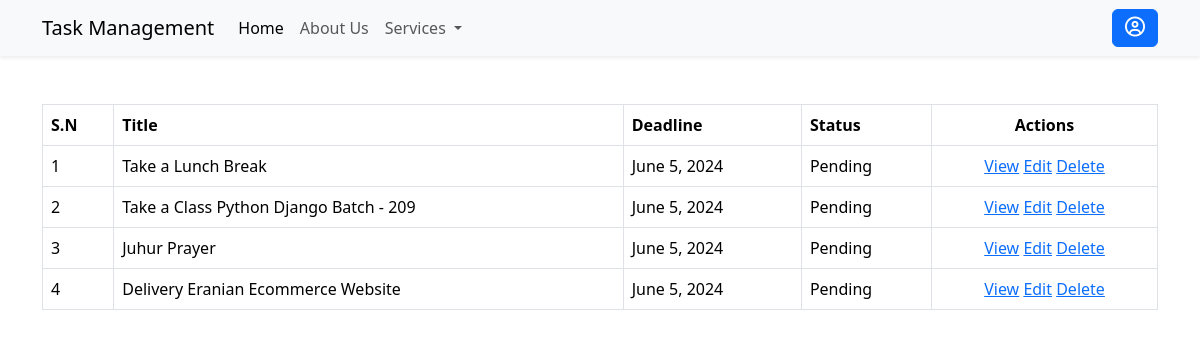
Page /tasks/list (signed in) on the earlier database version.
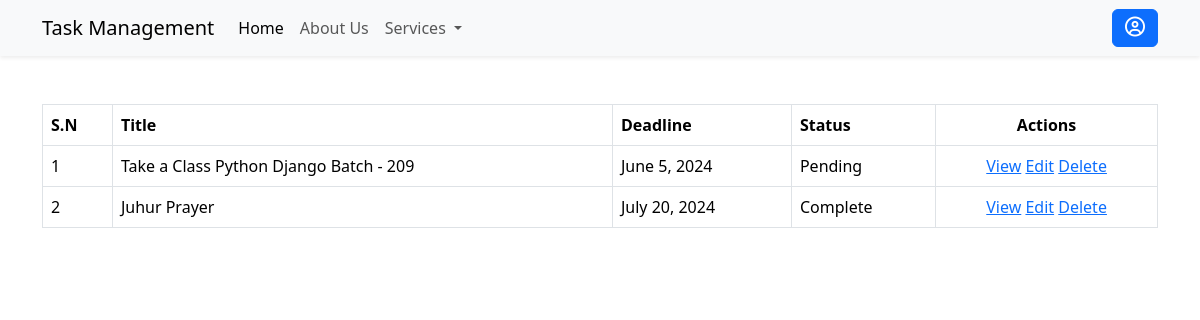
Same page on the later database version.
### tasks/models.py (models this page shows, shortened)
class Task(models.Model):
    STATUS_CHOICES = [
        ('P', 'Pending'),
        ('C', 'Complete'),
    ]
    user = models.ForeignKey(User, on_delete=models.CASCADE, related_name='tasks')
    title = models.CharField(max_length=255)
    deadline = models.DateField()
    status = models.CharField(max_length=2, choices=STATUS_CHOICES, default='Pending')
    created_at = models.DateTimeField(auto_now_add=True)
    updated_at = models.DateTimeField(auto_now=True)
    class Meta:
        ordering = ['-title']
        verbose_name = 'Task'
        verbose_name_plural = 'Tasks'

### tasks/views.py (the view)
# urls.py: path('tasks/', include('tasks.urls')),
@login_required(login_url='signin')
def tasks(request):
    tasks = Task.objects.filter(user=request.user)
    return render(request, 'tasks/task-list.html', {'tasks': tasks})

### tasks/templates/tasks/task-list.html (shortened to what this page needs)
{% extends 'base.html' %}
{% block content %}
<div class="container mt-5">
    <table class="table table-responsive table-bordered">
        <thead>
            <tr>
                <th>S.N</th>
                <th>Title</th>
                <th>Deadline</th>
                <th>Status</th>
                <th class="text-center">Actions</th>
            </tr>
        </thead>
        <tbody>
            {% for task in tasks %}
                <tr>
                    <td>{{ forloop.counter }}</td>
                    <td>{{ task.title }}</td>
                    <td>{{ task.deadline }}</td>
                    <td>{{ task.get_status_display }}</td>
                    <td class="text-center">
                        <a href="{% url 'task' task.pk %}">View</a>
                        <a href="{% url 'task_edit' task.pk %}">Edit</a>
                        <a href="{% url 'task_delete' task.pk %}">Delete</a>
                    </td>
                </tr>
            {% empty %}
                <p>No task available here.</p>
            {% endfor %}
        </tbody>
    </table>
</div>
{% endblock content %}

### cores/templates/base.html (shortened to what this page needs)
<!doctype html>
<html lang="en">
  <head>
    <link href="https://cdn.jsdelivr.net/npm/bootstrap@5.3.3/dist/css/bootstrap.min.css" rel="stylesheet">
    <link rel="stylesheet" href="https://cdnjs.cloudflare.com/ajax/libs/font-awesome/6.5.2/css/all.min.css" />
  </head>
  <body>
    {% include 'header.html' %}
    {% block content %}
    {% endblock content %}
  </body>
</html>

### cores/templates/header.html (shortened to what this page needs)
<nav class="navbar navbar-expand-lg bg-body-tertiary shadow-sm">
    <div class="container">
        <a class="navbar-brand" href="/">Task Management</a>
        <div class="collapse navbar-collapse" id="navbarSupportedContent">
            <ul class="navbar-nav me-auto mb-2 mb-lg-0">
                <li class="nav-item">
                    <a class="nav-link active" aria-current="page" href="/">Home</a>
                </li>
                <li class="nav-item">
                    <a class="nav-link" href="javascript:void(0)">About Us</a>
                </li>
                <li class="nav-item dropdown">
                    <a class="nav-link dropdown-toggle" href="javascript:void(0)" role="button"
                        data-bs-toggle="dropdown" aria-expanded="false">
                        Services
                    </a>
                </li>
            </ul>
            <div class="d-flex">
                {% if request.user.is_authenticated %}
                    <button class="btn btn-primary" type="button" data-bs-toggle="offcanvas" data-bs-target="#Profile" aria-controls="Profile">
                        <i class="fa-regular fa-circle-user fs-5"></i>
                    </button>
                {% else %}
                    <button type="button" class="btn btn-primary" data-bs-toggle="modal" data-bs-target="#exampleModal">
                        <i class="fa-solid fa-arrow-right-to-bracket fs-5"></i>
                    </button>
                {% endif %}
            </div>
        </div>
    </div>
</nav>

Differences in the rows shown:
removed Task: title "Take a Lunch Break", deadline "June 5, 2024", status "Pending"
removed Task: title "Delivery Eranian Ecommerce Website", deadline "June 5, 2024", status "Pending"
changed Task "Juhur Prayer": deadline "June 5, 2024" → "July 20, 2024"; status "Pending" → "Complete"
